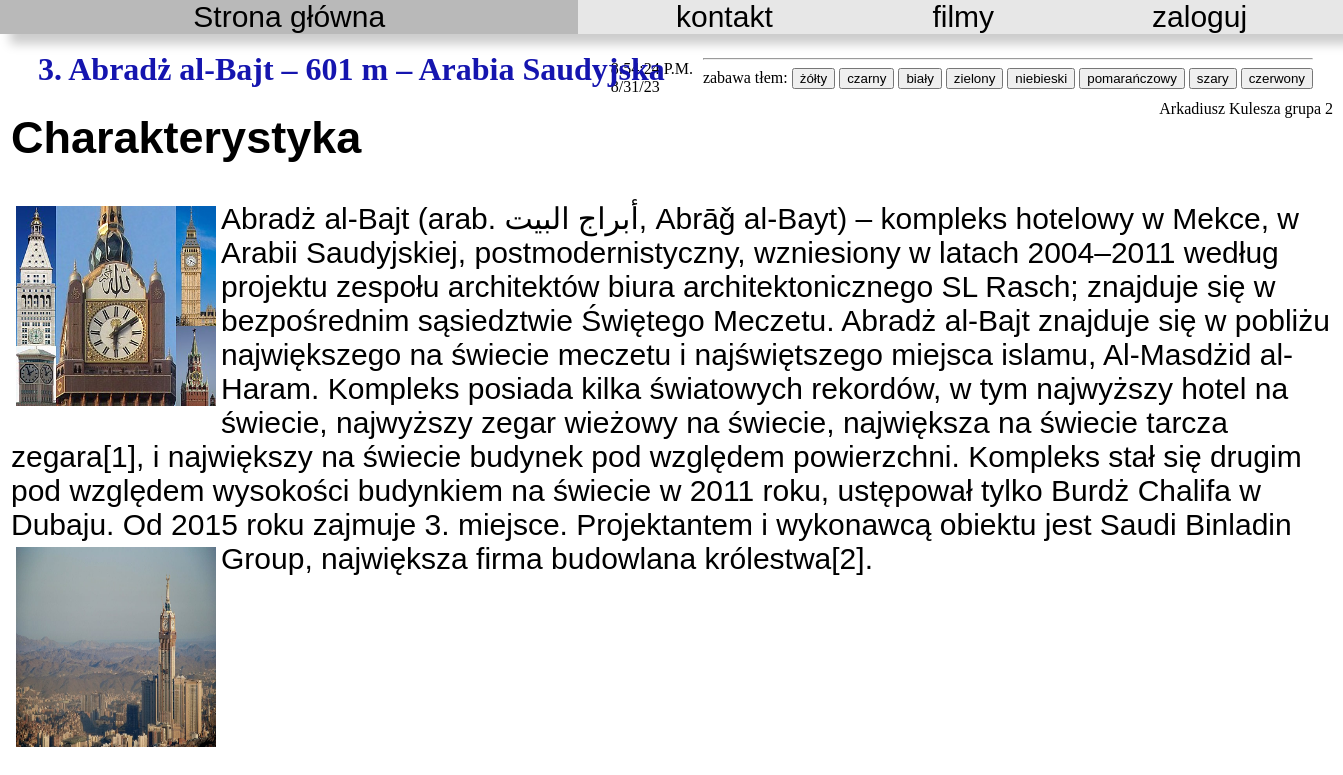
Page /strona/index.php?page=miejsce3 on the committed database.
### tables this page shows
CREATE TABLE `page_list` (
  `id` int(11) NOT NULL,
  `page_title` varchar(255) NOT NULL,
  `page_content` text NOT NULL,
  `status` int(11) NOT NULL DEFAULT 1,
  `aliad` varchar(20) DEFAULT NULL
);

### strona/showpage.php (called while the page is built)
<?php
function Showpage($id)
{
    $link = mysqli_connect("localhost", "root", "", "moja_strona");
    $id_clear = htmlspecialchars($id);
        $query = "SELECT * FROM page_list WHERE id = '$id_clear' LIMIT 1";
            $result = mysqli_query($link, $query);
            $row = mysqli_fetch_array($result);
    if(empty($row['id']))
    {
        $web = '[Page not found]';
    }
    else
    {
        $web = $row["page_content"];
    }
    return $web;
}
?>

### strona/index.php (the view, shortened to what this page needs)
<?php
switch ($_GET['page']) {
    case 'miejsce3':
        $id = 4;
        break;
}
?>
<!DOCTYPE html>
<head>
    <link rel="stylesheet" href="../stronahtml/css/styles.css" type="text/css" />
</head>
<div style="position: absolute; top: 60px; right: 650px;">
<div id="zegarek"></div>
<div id="data"></div>
</div>
<div style="position: absolute; top: 50px; right: 30px;" >
<form method="POST" name="background">
    <hr>zabawa tłem:</hr>
    <input type="button" value="żółty" onclick="changeBackground('#FFF000')">
    <input type="button" value="czarny" onclick="changeBackground('#000000')">
    <input type="button" value="biały" onclick="changeBackground('#FFFFFF')">
    <input type="button" value="zielony" onclick="changeBackground('#00FF00')">
    <input type="button" value="niebieski" onclick="changeBackground('#0000FF')">
    <input type="button" value="pomarańczowy" onclick="changeBackground('#FF8000')">
    <input type="button" value="szary" onclick="changeBackground('#c0c0c0')">
    <input type="button" value="czerwony" onclick="changeBackground('#FF0000')">
</form>
</div>
<table cellpadding="0px" cellspacing="0px" id="navBar">
    <tr>
        <td>
        <a class="selected" href="index.php">Strona główna</a>
        </td>
        <td>
            <a href="index.php?page=stronakontaktowa">kontakt</a>
        </td>
        <td>
            <a href="index.php?page=filmy">filmy</a>
        </td>
        <td>
            <?php
                if(!isset($_SESSION["loggedin"]) || $_SESSION["loggedin"] !== true){
                    echo '<a href="login.php">zaloguj</a>';
                }
                else{
                    echo '<a href="../stronahtml/admin/admin.php">admin</a>';
                }
            ?>
        </td>
    </tr>
</table>
<div style="position: absolute; top: 100px; right: 10px;">
<?php
  $nrGrupy = '2';
  echo 'Arkadiusz Kulesza'.$nr_indeksu.' grupa '.$nrGrupy.'<br/><br/>';
?>
</div>
<body onload="startclock()">
<div class="content" >
<?php
        include "showpage.php";
        echo Showpage($id);
?>
</div>
</body>

### strona/css/styles.css (style rules this page uses)
h1 { color: rgb(21, 21, 175); position: relative; left: 30px; top: 30px; }
#navBar { z-index: 1; position: fixed; top: 0; left: 0; width: 100%; text-align: center; background: #E7E7E7; -moz-box-shadow: 10px 10px 10px #ccc; -webkit-box-shadow: 10px 10px 10px #ccc; -ms-box-shadow: 10px 10px 10px #ccc; -o-box-shadow: 10px 10px 10px #ccc; box-shadow: 10px 10px 10px #ccc; }
#navBar a { display: block; color: #000; text-decoration: none; }
#navBar a.selected { color: #000; background: #B9B9B9; text-decoration: none; }
.wrap { float: left; margin: 5px; }

### strona/index.php (style rules this page uses)
table { font-family: sans-serif; font-size: 30px; }

### rows in the picture
page_list: page_content "3. Abradż al-Bajt – 601 m – Arabia Saudyjska Charakterystyka Abradż al-Bajt (arab. أبراج البيت, Abrāǧ al-Bayt) – kompleks hotelowy w Mekce, w Arabii Saudyjskiej, postmodernistyczny, wzniesiony w latach 2004–2011 według projektu zespołu architektów biura architektonicznego SL Rasch; znajduje się w bezpośrednim sąsiedztwie Świętego Meczetu. Abradż al-Bajt znajduje się w pobliżu największego na świecie meczetu i najświętszego miejsca islamu, Al-Masdżid al-Haram. Kompleks posiada kilka światowych rekordów, w tym najwyższy hotel na świecie, najwyższy zegar wieżowy na świecie, największa na świecie tarcza zegara[1], i największy na świecie budynek pod względem powierzchni. Kompleks stał się…", page_content (picture)

### other values in the picture
$nrGrupy "2"
